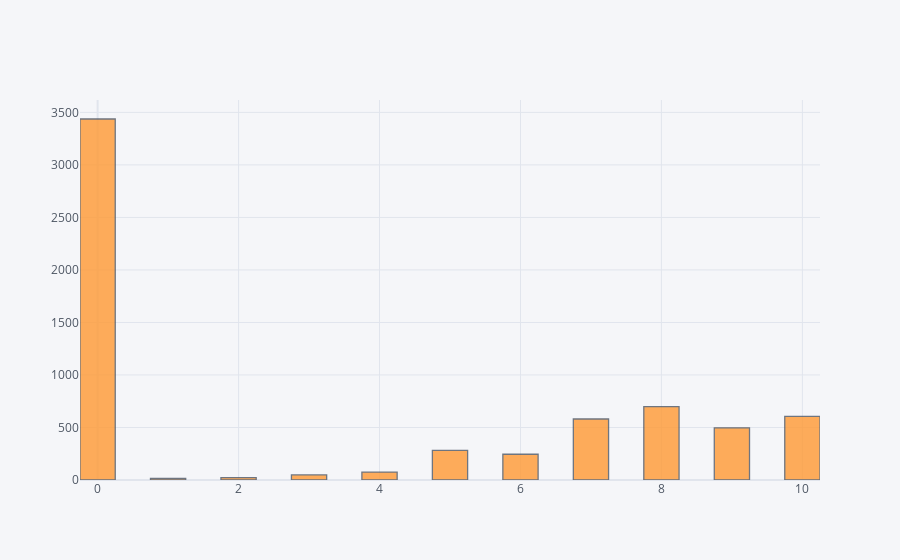

Notebook code cell kept with this figure:
### Code cell
book_data['Book-Rating'].iplot(kind='hist',bins=30)

### Figure 1 — Plotly figure (JSON) as saved in the notebook; plotly's stock layout.template omitted (floating-point values rounded to 4 significant figures; data arrays with more than 128 entries replaced by an {"elided": "..."} marker saying what was removed)
{"data": [{"histfunc": "count", "histnorm": "", "marker": {"color": "rgba(255, 153, 51, 1.0)", "line": {"color": "#4D5663", "width": 1.3}}, "name": "Book-Rating", "nbinsx": 30, "opacity": 0.8, "orientation": "v", "type": "histogram", "x": {"elided": "6506 int values"}}], "layout": {"barmode": "overlay", "legend": {"bgcolor": "#F5F6F9", "font": {"color": "#4D5663"}}, "paper_bgcolor": "#F5F6F9", "plot_bgcolor": "#F5F6F9", "title": {"font": {"color": "#4D5663"}}, "xaxis": {"gridcolor": "#E1E5ED", "showgrid": true, "tickfont": {"color": "#4D5663"}, "title": {"font": {"color": "#4D5663"}, "text": ""}, "zerolinecolor": "#E1E5ED"}, "yaxis": {"gridcolor": "#E1E5ED", "showgrid": true, "tickfont": {"color": "#4D5663"}, "title": {"font": {"color": "#4D5663"}, "text": ""}, "zerolinecolor": "#E1E5ED"}}}
